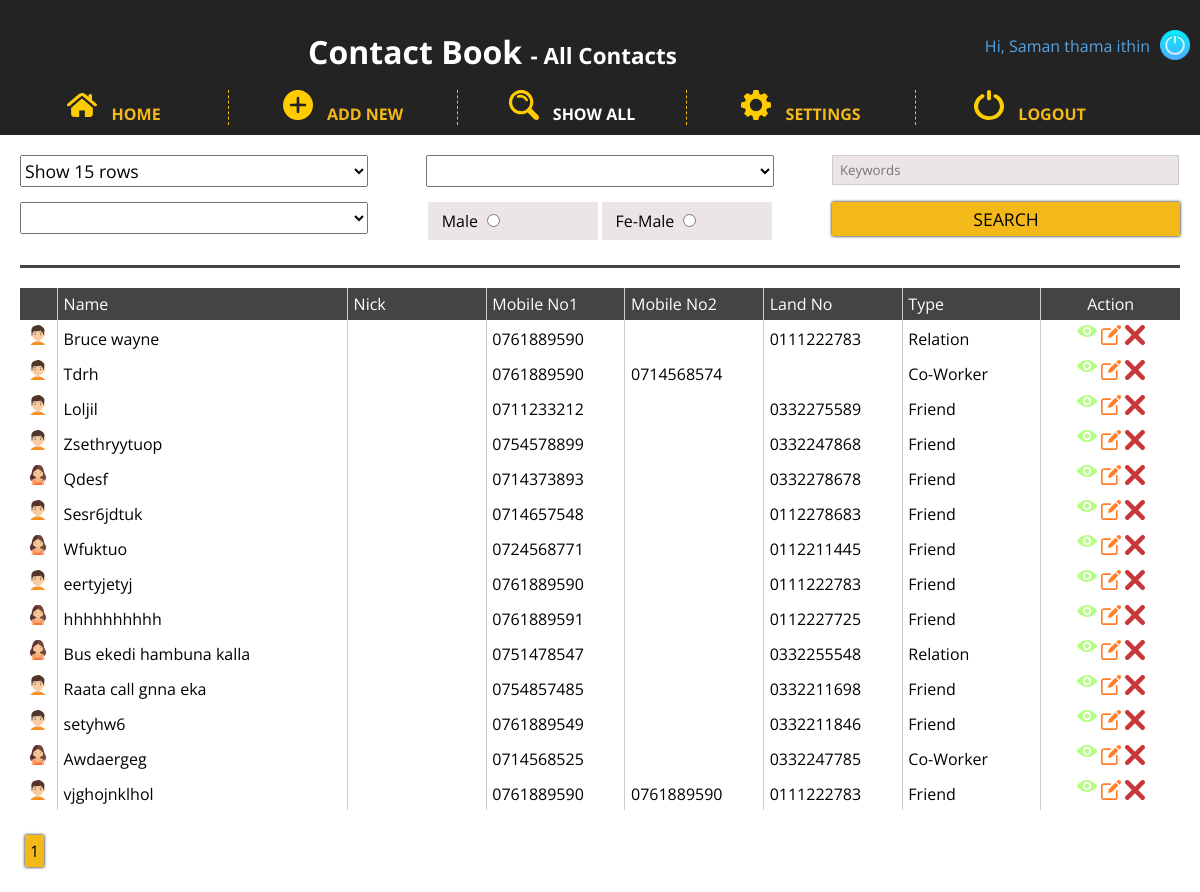
Page /bkp_all.php (signed in) on the committed database.
### tables this page shows
CREATE TABLE `contacts` (
  `id` int(11) NOT NULL,
  `name` varchar(30) NOT NULL,
  `nick` varchar(12) NOT NULL,
  `email` varchar(100) NOT NULL,
  `mobile1` varchar(12) NOT NULL,
  `mobile2` varchar(12) NOT NULL,
  `land` varchar(12) NOT NULL,
  `address` varchar(160) NOT NULL,
  `type` tinyint(4) NOT NULL,
  `gender` tinyint(4) NOT NULL,
  `note` varchar(160) NOT NULL
);

### bkp_all.php (the view, shortened to what this page needs)
<?php
include "inc_header.php"
?>
    <?php include "inc_menus.php" ?>
        <form>
            <div class="item">
                <select name="rows">
                    <option value="2" <?php if(!isset($_GET['rows']) || $_GET['rows']== 2) echo "selected"; ?> >Show 15 rows</option>
                </select>
            </div>
            <div class="item">
                <select name="char">
                    <option value="0" <?php if(!isset($_GET['char']) || $_GET['char']== 0) echo "selected"; ?> ></option>
                    <option value="1" <?php if(isset($_GET['char']) && $_GET['char']== 1) echo "selected"; ?> >A</option>
                </select>
            </div>
            <div class="item">
                <?php
                if (isset($_GET['searchBar']) && !empty($_GET['searchBar'])){
                    $searchValue = $_GET['searchBar'];
                }else{
                    $searchValue = "";
                }
                ?>
                <input type="text" name="searchBar" placeholder="Keywords" class="in1" value="<?php echo $searchValue ?>">
            </div>
            <div class="item">
                <select name="type">
                    <option></option>
                    <option <?php if(isset($_GET['type']) && $_GET['type']== 1) echo "selected"; ?> value="1">Friend</option>
                </select>
            </div>
            <div class="item">
                <label class="gender">Male <input type="radio" name="gender" value="1" <?php if(isset($_GET['gender']) && $_GET['gender']== 1) echo "checked"; ?> ></label>
                <label class="gender">Fe-Male <input type="radio" name="gender" value="2" <?php if(isset($_GET['gender']) && $_GET['gender']== 2) echo "checked"; ?> ></label>
            </div>
            <div class="item">
                <input type="submit" value="SEARCH" class="in2" name="search">
            </div>
        </form>
        <ul id="row">
            <li class="col1"></li>
            <li class="col2">Name</li>
            <li>Nick</li>
            <li>Mobile No1</li>
            <li>Mobile No2</li>
            <li>Land No</li>
            <li>Type</li>
            <li class="col3">Action</li>
        </ul>
        <?php
            include "db_connection.php";
            $types = array("Other", "Friend","Relation","Co-Worker");
            $limit =15;
            $currentPage = isset($_GET['page']) ? (int)$_GET['page'] :1;
            if (isset($_GET['search']) && !empty($_GET['search'])){
                for ($i=0; $i<7;){
                    if (isset($_GET['rows']) && $_GET['rows'] == $i){
                        $name = $_GET['searchBar'];
                        if($i == 0) $limit =5;
                        elseif($i==1) $limit =10;
                        elseif($i==2) $limit =15;
                        elseif($i==3) $limit =20;
                        elseif($i==4) $limit =25;
                        elseif($i==5) $limit =50;
                        elseif($i==6) $limit =100;
                        $type = $_GET['type'];
                        echo $type;
                        $gender = $_GET['gender'] ?? null;
                        $char = $_GET['char'];
                        $alpArray = array('A','B','C','D','E','F','G','H','I','J','K','L','M','N','O','P','Q','R','S','T','U','V','W','X','Y','Z');
                        $count = 0;
                        while ($count<$char){
                            $alpChar = $alpArray[$count];
                            $count++;
                        }
                        $q= "SELECT * FROM `contacts` WHERE 1 ";
                        $getCount = $db->prepare($q);
                        $getCount->execute(array());
                        $rowCount = $getCount->rowCount();
                        echo $rowCount;
                        if (!empty($char)){
                            $q .= "AND name LIKE '$alpChar%'";
                        }
                        if(!empty($name)){
                            $q .= "AND name LIKE '%$name%' ";
                        }
                        if(!empty($type)){
                            $q .= "AND type='$type' ";
                        }
                        if(!empty($gender)){
                            $q .= "AND gender='$gender' ";
                        }
                        $finalLimit = ($currentPage-1)*$limit;
                        $q .= " LIMIT $limit OFFSET $finalLimit ";
                        $list = $db ->prepare($q);
                        $list->execute(array());
                        $lData = $list->fetchAll();
                        foreach ($lData as $d){
                            $user_id = $d['id'];
                            echo "<ul>";
                            echo "<li class='col1'>";
                                if ($d['gender'] ==0){
                                    echo "";
                                }
                                elseif ($d['gender'] ==1){
                                    echo "<div class= 'male'></div>";
                                }elseif ($d['gender'] ==2){
                                    echo "<div class= 'female'></div>";
                                }
                            echo "</li>";
                            echo "<li class= 'col2'>".$d['name']."</li>";
                            echo "<li>".$d['nick']."</li>";
                            echo "<li>".$d['mobile1']."</li>";
                            echo "<li>".$d['mobile2']."</li>";
                            echo "<li>".$d['land']."</li>";
                            echo "<li>".$types[$d['type']]."</li>";
                            print_r ($d['type']);
                            echo "<li class='col3'>";
                                echo "<a href='view.php?id=".$user_id."'class='view'></a>";
                                echo "<a href='edit.php?id=".$user_id."'class='edit'></a>";
                                echo "<a href='delete.php' class='delete'></a>";
                            echo "</ul>";
                        }
                    }
                    $i++;
                }
            }else{
                $finalLimit = ($currentPage-1)*$limit;
                $statement = $db ->prepare("SELECT * FROM `contacts` LIMIT $limit OFFSET $finalLimit");
                $statement->execute(array());
                $data = $statement->fetchAll();
                foreach ($data as $d) {
                    $user_id = $d['id'];
                    echo "<ul>";
                    echo "<li class='col1'>";
                        if ($d['gender'] ==0){
                            echo "";
                        }
                        elseif ($d['gender'] ==1){
                            echo "<div class= 'male'></div>";
                        }elseif ($d['gender'] ==2){
                            echo "<div class= 'female'></div>";
                        }
                    echo "</li>";
                    echo "<li class= 'col2'>".$d['name']."</li>";
                    echo "<li>".$d['nick']."</li>";
                    echo "<li>".$d['mobile1']."</li>";
                    echo "<li>".$d['mobile2']."</li>";
                    echo "<li>".$d['land']."</li>";
                    echo "<li>".$types[$d['type']]."</li>";
                    echo "<li class='col3'>";
                        echo "<a href='view.php?id=".$user_id."'class='view'></a>";
                        echo "<a href='edit.php?id=".$user_id."'class='edit'></a>";
                        echo "<a href='delete.php' class='delete'></a>";
                    echo "</ul>";
                }
            }
            $url= $_SERVER['HTTP_HOST'];
            $url.= $_SERVER['REQUEST_URI'];
            if (isset($_GET['page'])){
                $currentPageName = substr($url,strrpos($url,"?")+8);
            }else{
                $currentPageName = substr($url,strrpos($url,"?")+1);
            }
            $ar= "SELECT * FROM `contacts` WHERE 1 ";
            $filteredRecords = $db ->prepare($ar);
            $filteredRecords->execute(array());
            $allRecords = $filteredRecords->fetchAll();
            $allFilteredRecords = count($allRecords);
            $pageCount = ceil($allFilteredRecords / $limit);
            for ($i=1; $i<=$pageCount; $i++){
                echo "<div id='pagination'>";
                echo "<a href='all.php?page=$i&$currentPageName' class='pg'>$i</a>";
                echo "</div>";
            }
        ?>
<?php include "inc_footer.php" ?>

### common.css (style rules this page uses)
body { padding-top: 80px; margin: 0; background: #232323; font-family: 'Open Sans', sans-serif; }

### bkp_all.php (style rules this page uses)
ul { list-style: none; display: table; width: 100%; margin: 0; padding: 0; }
li { display: table-cell; padding: 5px .5%; width: 11%; border-right: 1px solid #ccc; font-family: 'Open Sans', sans-serif; overflow: hidden; }
#row { background: #444; color: #fff; }
.male , .view , .edit , .delete, .female { width: 20px; height: 20px; background-size: cover; display: inline-block; margin: 0 2px; }
.male { background-image: url("images/male.svg"); }
.female { background-image: url("images/female.svg"); }
.view { background-image: url("images/view.svg"); background-size: contain; background-repeat: no-repeat; }
.edit { background-image: url("images/edit.svg"); }
.delete { background-image: url("images/delete.svg"); }
.col1 { width: 3%; }
.col2 { width: 23%; }
.col3 { border-right: 0; text-align: center; }
.pg { background: #f3b918; color: #000; box-shadow: 0 0 3px #000; }
.pg , .dots , .current { padding: 5px; text-decoration: none; margin: 5px; float: left; font-size: 1em; }
#pagination { margin-top: 20px; }
form { margin-bottom: 20px; width: 100%; display: flex; flex-wrap: wrap; justify-content: space-between; border-bottom: 3px solid #444; padding-bottom: 10px; }
.in1 { width: 250px; background: #ebe5e5; padding: 5px; border: 1px solid #ccc; font-family: 'Open Sans', sans-serif; }
.in2 { background: #f3b918; color: #000; width: 120px; margin: 0 5px; padding: 5px 0; border: 0; box-shadow: 0 0 3px #000; font-family: 'Open Sans', sans-serif; font-size: 1.1em; }
.gender { background: #ebe5e5; padding: 8px; float: left; margin: 0 2px; }
select { font-family: 'Open Sans', sans-serif; font-size: 1.1em; padding: 2px 0; }
@media screen and (max-width:1220px) { .item { width: 30%; margin-bottom: 15px; } }
@media screen and (max-width:1220px) { select { width: 100%; } }
@media screen and (max-width:1220px) { .in1 { width: 95%; padding: 5px 2%; } }
@media screen and (max-width:1220px) { .in2 { width: 100%; margin: 0; } }
@media screen and (max-width:1220px) { .gender { width: 41%; padding: 8px 4%; margin: 0 .5%; } }

### rows in the picture
contacts: gender 1 (drawn), name "Bruce wayne", mobile1 "0761889590", land "0111222783", type "Relation"
contacts: gender 1 (drawn), name "Tdrh", mobile1 "0761889590", mobile2 "0714568574", type "Co-Worker"
contacts: gender 1 (drawn), name "Loljil", mobile1 "0711233212", land "0332275589", type "Friend"
contacts: gender 1 (drawn), name "Zsethryytuop", mobile1 "0754578899", land "0332247868", type "Friend"
contacts: gender 2 (drawn), name "Qdesf", mobile1 "0714373893", land "0332278678", type "Friend"
contacts: gender 1 (drawn), name "Sesr6jdtuk", mobile1 "0714657548", land "0112278683", type "Friend"
contacts: gender 2 (drawn), name "Wfuktuo", mobile1 "0724568771", land "0112211445", type "Friend"
contacts: gender 1 (drawn), name "eertyjetyj", mobile1 "0761889590", land "0111222783", type "Friend"
contacts: gender 2 (drawn), name "hhhhhhhhhh", mobile1 "0761889591", land "0112227725", type "Friend"
contacts: gender 2 (drawn), name "Bus ekedi hambuna kalla", mobile1 "0751478547", land "0332255548", type "Relation"
contacts: gender 1 (drawn), name "Raata call gnna eka", mobile1 "0754857485", land "0332211698", type "Friend"
contacts: gender 1 (drawn), name "setyhw6", mobile1 "0761889549", land "0332211846", type "Friend"
contacts: gender 2 (drawn), name "Awdaergeg", mobile1 "0714568525", land "0332247785", type "Co-Worker"
contacts: gender 1 (drawn), name "vjghojnklhol", mobile1 "0761889590", mobile2 "0761889590", land "0111222783", type "Friend"

### other values in the picture
$_SESSION['name'] "Saman thama ithin"
$page_name[$page_id] "All Contacts"
